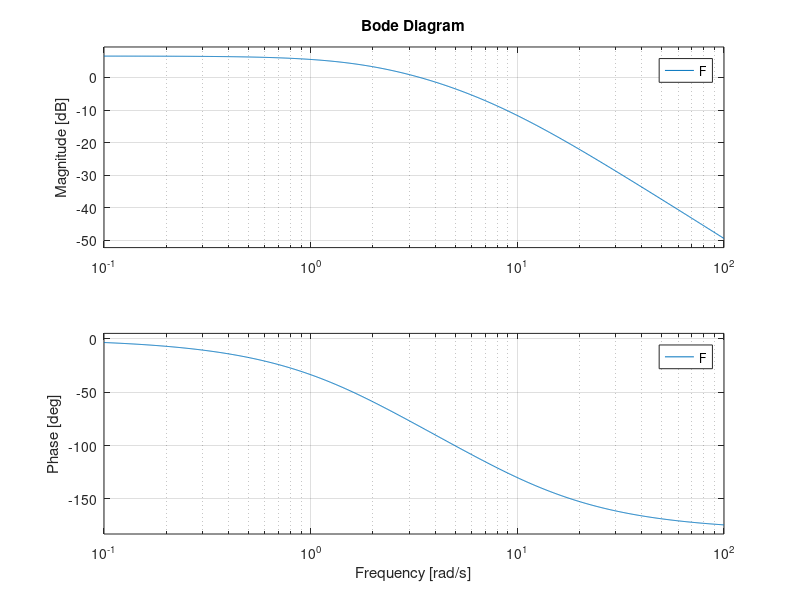
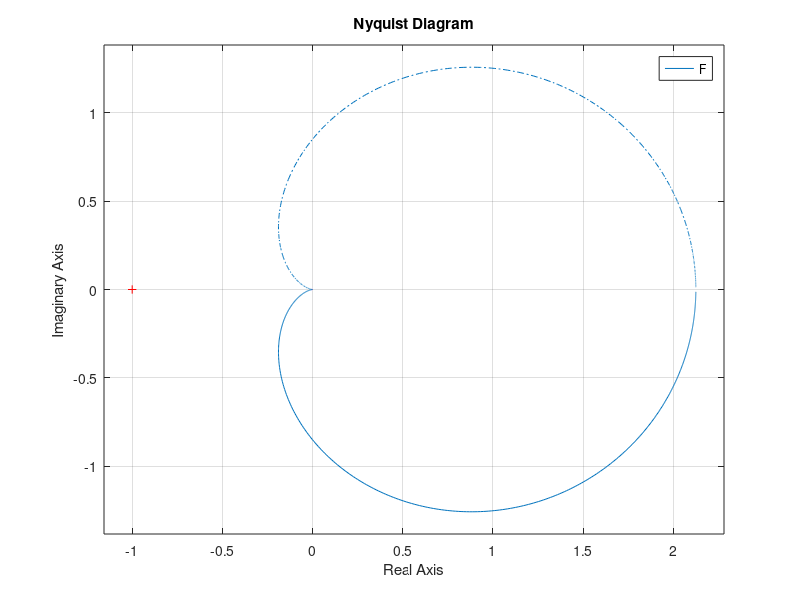
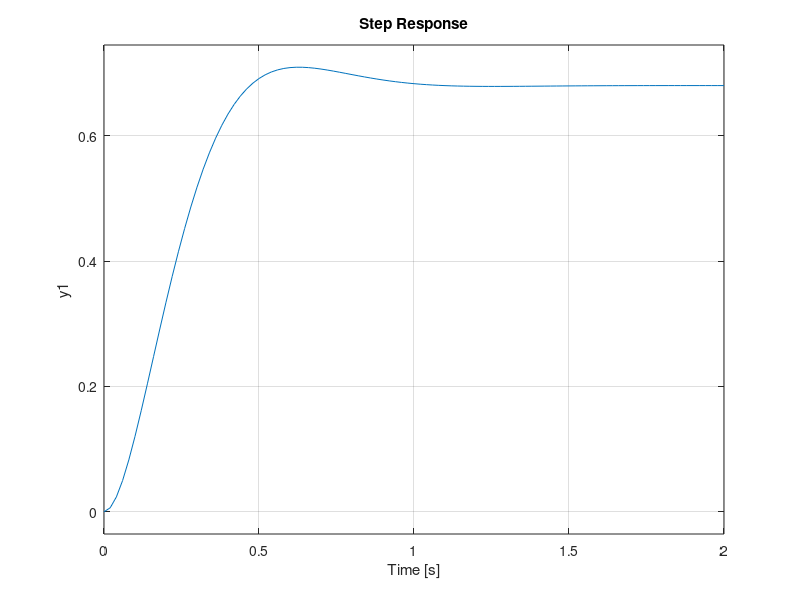

These charts were generated, in order, by the following MATLAB code:
clear all; close all; clc;

s=tf('s');

F=34/(s^2+10*s+16);

figure(1)
bode(F)

figure(2)
nyquist(F)

poles_F=roots([1 10 16])

figure(3)
W=feedback(F,1)
step(W)
poles_F=roots([1 10 50])
